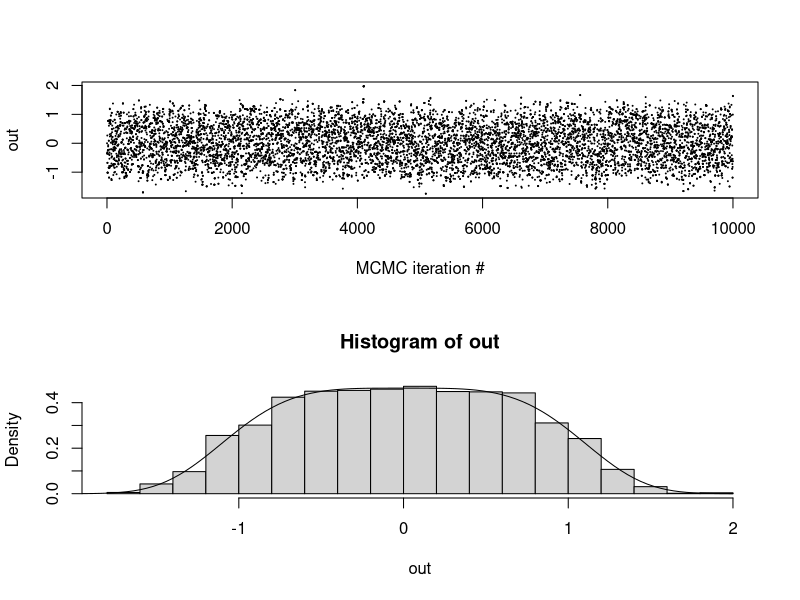
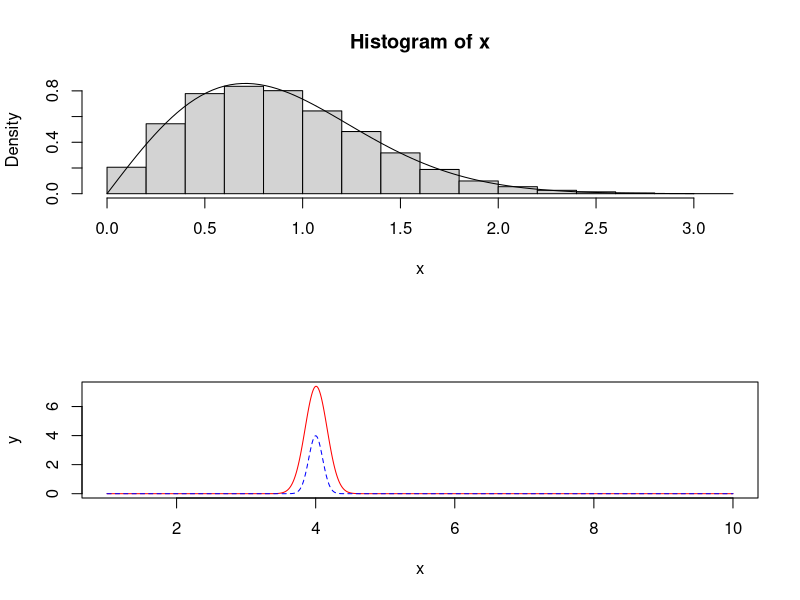
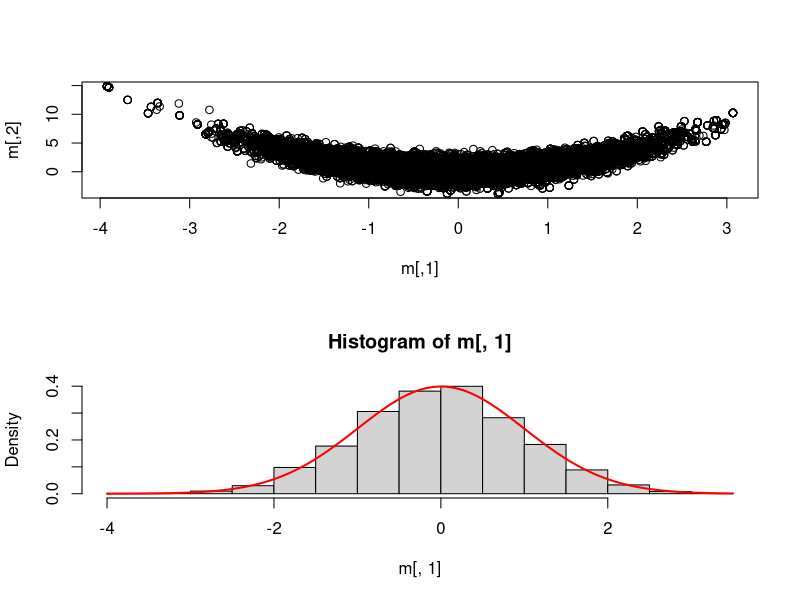
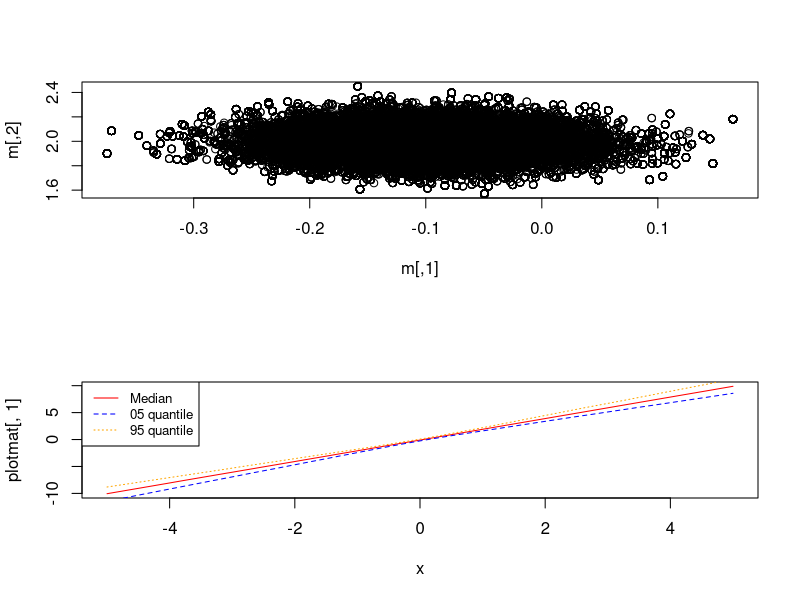

Here is the R script that generated these plots, in order:
## ---- chunk 1
rm(list = ls())
## ---- chunk 2
# general 1d Gaussian proposal random walk MH
oneD.RWMH <- function(lprob, #notice log-density kernel!
                     sigma=1.0,
                     theta1=0.0,
                     n.iter=10000){
  # space for output
  output <- numeric(n.iter)
  # first iterate given
  output[1] <- theta1
  
  # main iteration loop
  for(t in 2:n.iter){
    # proposal
    thetaStar <- output[t-1] + rnorm(1,sd=sigma)
    # accept probability, for numerical stability we compute
    # the log-accept prob, and then take exp
    alpha <- exp(min(0.0,lprob(thetaStar)-lprob(output[t-1])))
    # accept/reject step
    if(runif(1)<alpha && is.finite(alpha)){
      output[t] <- thetaStar
    } else {
      output[t] <- output[t-1]
    }
  }
  return(output)
} 

# Logartihm of pdf (needed for metropolis hastings from slides)
logpdf <- function(x){
  c <- log((2^0.25 * gamma(3/4)) / pi)
  return(c - x^4/2)
}

# pdf from mandatory pdf
pdf <- function(x) {
  return ((2^0.25*gamma(3/4)/pi) * exp(-x^4 / 2))
}


# sample n samples
n <- 10000
out <- oneD.RWMH(logpdf, theta1 = 0.0, sigma=1, n.iter = n)

# plot 
par(mfrow=c(2,1))
plot(1:length(out),out,pch=20,cex=0.1,xlab="MCMC iteration #")
hist(out, probability = TRUE)
curve(pdf, add = TRUE, -2, 2)
## ---- chunk 3
# Use inverse sampling method to sample from
# p(x) = 2x exp(-x^2)
inverse_sampling <- function(Nsamples) {
  # Sample n samples from uniform distribution
  u <- runif(Nsamples)
  # Return X = F^-1(U)
  return(sqrt(-log(1-u)))
}

# PDF
pdf2 <- function(x) {
  return(2*x * exp(-x^2))
}

x <- inverse_sampling(10000)
hist(x, probability = TRUE)
curve(pdf2, 0, 3, add = TRUE)
## ---- chunk 4
g <- function(x) {
 exp(sqrt(x))*exp(-20*(x-4)^2)
}

f <- function(x) {
  dnorm(x, mean=4, sd=0.1)
}

x<-seq(1,10,0.01); y1=g(x); y2=f(x)
plot(x, y1, type="l", pch=19, col="red", xlab="x", ylab="y")
lines(x, y2, pch=18, col="blue", type="l", lty=2)
legend(1, 95, legend=c("Line 1", "Line 2"),
       col=c("red", "blue"), lty=1:2, cex=0.8)
## ---- chunk 5
importance <- function(Nsamp) {
  # Sample from f
  x <- rnorm(Nsamp, 4, 0.1)
  # calculate empirical mean
  return(mean((g(x)*(x>0))/(f(x))))
}

# Estimate of integral using importance sampling
importance(100000)
# Numerical integration
integrate(g, 0, Inf)$value
## ---- chunk 6
# Load the multivariate normal library 
library(mvtnorm)
library(coda)

# Target function from 
logg <- function(theta) {
  return(-theta[1]^2/2 - (theta[2] - theta[1]^2)^2 /2)
}

# 2D Random walk using log g
smile_shaped <- function(logg,
                         sigma=diag(2),
                         theta=c(0.0, 0.0),
                         Nsamp=100000){
  
  # Reserve 2xNsamp matrix with zeros
  res <- matrix(0, Nsamp, 2)
  
  # Set initial conditions
  res[1,] <- theta
  
  # Calculate old log-probability
  logold <- logg(theta)
  
  # accept counter
  Nacc <- 0
  
  # Iterate no of samples.
  for(i in 2:Nsamp){
    # Proposal step
    new <- res[i-1,] + rmvnorm(1, theta, sigma)
    # Log-p of proposal step
    lognew <- logg(new)
    # Evaluate step
    logfrac <- exp(min(0.0,lognew-logold))
    # Accept or reject new step
    if(runif(1)<logfrac && is.finite(logfrac)){
      # accept
      res[i,] <- new
      logold <- lognew
      Nacc <- Nacc+1
    } else {
      # reject
      res[i,] <- res[i-1,]
    }
  }
  print(paste("Accept prob: ", Nacc/Nsamp))
  return(res[5000:Nsamp,])
}

# Covariance matrix
sigma <- matrix(c(2, 0, 0, 2), nrow=2, ncol=2)
m <- smile_shaped(logg=logg, sigma=sigma, c(0.0, 0.0), 50000)
## ---- chunk 7
# Plot multivariate distribution
plot(m)
## ---- chunk 8
# Plot marginal of theta1 and compare with standard normal
hist(m[,1], probability=TRUE)
curve(dnorm(x, mean=0, sd=1), 
      col="red", lwd=2, add=TRUE, yaxt="n")
## ---- chunk 9
ESS <- function(x) {
  coda::effectiveSize(x)
}

ESS(m[,1])
ESS(m[,2])
## ---- chunk 10
# Load the data set
df <- data.frame(read.table("logistic_regression_data.txt"))
x <- df$x
y <- df$y

# function returning a log-posterior kernel for theta
logistic.lp <- function(theta) {
  alpha <- theta[1]
  beta <- theta[2]
  # log-likelihood
  Eeta <- exp(alpha + beta*x)
  p <- Eeta/(1.0 + Eeta)
  log.like <- sum(dbinom(y, size=1, prob = p, log=TRUE))
  
  # priors
  log.prior <- dnorm(alpha, sd=10, log=TRUE) + dnorm(beta, sd=10, log=TRUE)
  
  # log-posterior kernel
  return(log.like+log.prior)
}
## ---- chunk 11
# Independent sampler
IndepMH <- function(prob, theta=c(0, 0), sigma=diag(2), Nsamp=1000, S=1){
  # Allocate space
  res <- matrix(0, Nsamp, 2)
  # Set initial values
  res[1,] <- theta
  # Old importance
  pold <- prob(theta)/dmvnorm(theta, mean=theta ,sigma=sigma)
  # No of accept
  Nacc <- 0
  for (i in 2:Nsamp){
    # Sample theta from multivariate normal with scaled sigma
    new <- rmvnorm(1, theta, S*sigma)
    # Importance of new theta
    pnew <- prob(new)/dmvnorm(new, mean=theta, sigma=sigma)
    frac <- min(1.0, pnew/pold)
    if(runif(1)<frac && is.finite(frac)){
      # Accept
      res[i,] <- new
      pold <- pnew
      Nacc <- Nacc+1
    } else {
      # Reject
      res[i,] <- res[(i-1),]
    }
  }
  print(paste0("accept rate : ",Nacc/Nsamp))
  return(res[1000:Nsamp,])
}

sigma <- matrix(c(0.00653,-0.00058,-0.00058,0.01689),2,2)

m <- IndepMH(logistic.lp, c(-0.102, 1.993), sigma, 30000, 0.6)
plot(m)
## ---- chunk 12
ESS(m[,1])
ESS(m[,2])
## ---- chunk 13
plotdist <- function (x) {
  mstar <- m[,1] + m[,2]*x
  med <- median(mstar)
  quant05 <- quantile(mstar, 0.05)
  quant95 <- quantile(mstar, 0.95)
  return(c(med, quant05, quant95))
}

x <- seq(-5, 5, 0.01)
plotmat <- matrix(0, length(x), 3)
i <- 0
for (val in x) {
  i <- i+1
  plotmat[i,] <- plotdist(val)
}

plot(x, plotmat[, 1], type="l", col="red")
lines(x, plotmat[, 2], type="l", col="blue", lty=2)
lines(x, plotmat[, 3], type="l", col="orange", lty=3)
legend("topleft", legend=c("Median", "05 quantile", "95 quantile"),
       col=c("red", "blue", "orange"), lty=1:3, cex=0.8)
